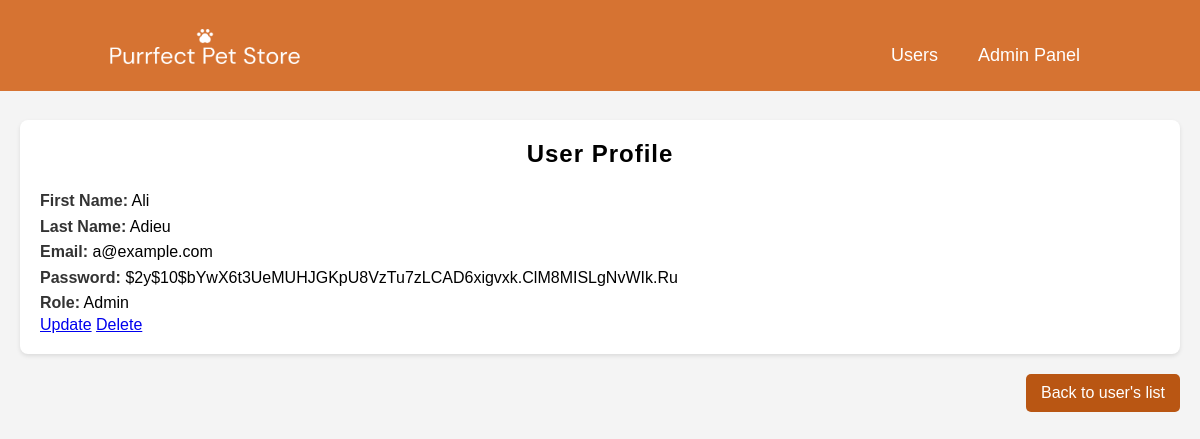
The page /view_user.php?user_id=1 on the database its author committed.
### tables this page shows
CREATE TABLE `users` (
  `user_id` int(11) NOT NULL,
  `firstName` varchar(50) NOT NULL,
  `lastName` varchar(50) NOT NULL,
  `email` varchar(255) NOT NULL,
  `password` varchar(255) NOT NULL,
  `is_admin` tinyint(4) NOT NULL DEFAULT 0,
  `is_seller` tinyint(4) NOT NULL DEFAULT 0,
  `is_rider` tinyint(4) NOT NULL DEFAULT 0
);

### view_user.php (the view, shortened to what this page needs)
<?php
require_once 'database.php';
if (isset($_GET['user_id'])) {
    $user_id = $_GET['user_id'];
    $stmt = $conn->prepare("SELECT * FROM users WHERE user_id = ?");
    $stmt->bind_param("i", $user_id);
    $stmt->execute();
    $result = $stmt->get_result();
    if ($result->num_rows === 0) {
        echo "No user found.";
        exit;
    } else {
        $user = $result->fetch_assoc();
    }
} else {
    echo "No user specified.";
    exit;
}
?>
<!DOCTYPE html>
<html lang="en">
<head>
    <link href='https://unpkg.com/boxicons@2.1.4/css/boxicons.min.css' rel='stylesheet'>
	<link rel="stylesheet" href="style.css">
</head>
<body class="view_user">
    <header>
		<a href="dashboard.php"><img src="images/Background/logo.png" class="logo"></a>
		<div class="nav-bar">
			<ul class="navigation">
                <li><a href="user_list.php">Users</a></li>
				<li><a href="home.php">Admin Panel</a></li>
			</ul>
		</div>
	</header>
    <?php if (isset($user)): ?>
    <div class="container-5">
        <div class="user-profile">
        <h2>User Profile</h2>
        <p><strong>First Name:</strong> <?php echo htmlspecialchars($user['firstName']); ?></p>
        <p><strong>Last Name:</strong> <?php echo htmlspecialchars($user['lastName']); ?></p>
        <p><strong>Email:</strong> <?php echo htmlspecialchars($user['email']); ?></p>
        <p><strong>Password:</strong> <?php echo htmlspecialchars($user['password']); ?></p>
        <p><strong>Role:</strong>
            <?php
            $roles = [];
            if ($user['is_admin']) $roles[] = 'Admin';
            echo htmlspecialchars(implode(', ', $roles)) ?: 'User';
            ?>
        </p>
        <a href="update_user.php?user_id=<?php echo $user['user_id']; ?>" class="update-btn">Update</a>
        <a href="delete_user.php?user_id=<?php echo $user['user_id']; ?>" class="delete-btn" onclick="return confirm('Are you sure you want to delete this user?')">Delete</a>
        </div>
    </div>
    <?php else: ?>
    <p>User not found.</p>
    <?php endif; ?>
    <div class="user-container">
        <a href="user_list.php" class="back-listbtn">Back to user's list</a>
    </div>
</body>
</html>

### style.css (style rules this page uses)
* { margin: 0; padding: 0; box-sizing: border-box; font-family: 'Poppins', sans-serif; }
header { position: absolute; top: 0; left: 0; width: 100%; padding: 40px 100px; display: flex; justify-content: space-between; align-items: center; }
header .logo { position: relative; max-width: 190px; bottom: 12px; left: 10px; z-index: 1; }
.nav-bar:before { background: #d67332; width: 100%; height: 75%; position: absolute; top: 0; left: 0; content: ""; }
header .navigation { position: relative; display: flex; top: -5px; }
header .navigation li { list-style: none; display: inline-block; margin: 10px 20px; position: relative; }
header .navigation li a { text-decoration: none; color: #fff; font-size: 18px; font-weight: 450; }
header .navigation li a:not(.auth-button)::after { content: ''; height: 3px; width: 0; background: white; position: absolute; left: 0; bottom: -10px; transition: 0.5s; }
h2 { letter-spacing: 1px; text-align: center; margin-bottom: 20px; }
.view_user { font-family: Arial, sans-serif; background-color: #f4f4f4; margin: 0; padding: 20px; }
.user-profile { background-color: white; padding: 20px; margin-top: 20px; border-radius: 8px; box-shadow: 0 2px 4px rgba(0,0,0,0.1); }
.user-profile p { line-height: 1.6; }
.user-profile strong { color: #333; }
.user-container { text-align: right; }
.back-listbtn, .home-btn { display: inline-block; background-color: #C55A11; color: white; padding: 10px 15px; text-decoration: none; border-radius: 5px; margin-top: 20px; }
.container-5 { position: relative; margin-top: 100px; }
.back-listbtn, .home-btn:hover { background-color: #b95613; }

### rows shown on the page
users: firstName "Ali", lastName "Adieu", email "a@example.com", password "$2y$10$bYwX6t3UeMUHJGKpU8VzTu7zLCAD6xigvxk.ClM8MISLgNvWIk.Ru"

### other values the page prints
htmlspecialchars(implode(', ', $roles)) ?: 'User' "Admin"
